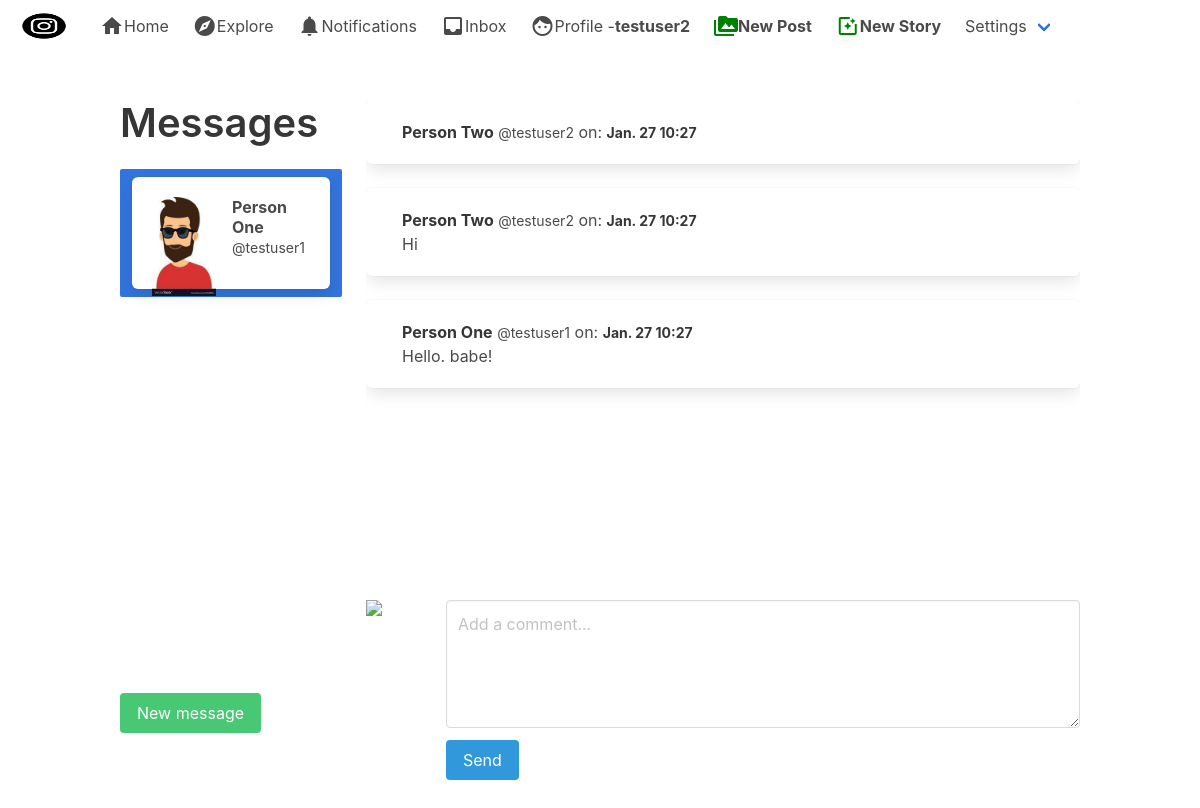
The page /direct/ (signed in) on the database its author committed.
### authy/models.py (models this page shows, shortened)
class Profile(models.Model):
	user = models.OneToOneField(User, on_delete=models.CASCADE, related_name='profile')
	first_name = models.CharField(max_length=50, null=True, blank=True)
	last_name = models.CharField(max_length=50, null=True, blank=True)
	location = models.CharField(max_length=50, null=True, blank=True)
	url = models.CharField(max_length=80, null=True, blank=True)
	profile_info = models.TextField(max_length=150, null=True, blank=True)
	created = models.DateField(auto_now_add=True)
	favorites = models.ManyToManyField(Post)
	picture = models.ImageField(upload_to=user_directory_path, blank=True, null=True, verbose_name='Picture')

### direct/models.py (models this page shows, shortened)
class Message(models.Model):
	user = models.ForeignKey(User, on_delete=models.CASCADE, related_name='user')
	sender = models.ForeignKey(User, on_delete=models.CASCADE, related_name='from_user')
	recipient = models.ForeignKey(User, on_delete=models.CASCADE, related_name='to_user')
	body = models.TextField(max_length=1000, blank=True, null=True)
	date = models.DateTimeField(auto_now_add=True)
	is_read = models.BooleanField(default=False)
	def get_messages(user):
		messages = Message.objects.filter(user=user).values('recipient').annotate(last=Max('date')).order_by('-last')
		users = []
		for message in messages:
			users.append({
				'user': User.objects.get(pk=message['recipient']),
				'last': message['last'],
				'unread': Message.objects.filter(user=user, recipient__pk=message['recipient'], is_read=False).count()
				})
		return users

### direct/views.py (the view)
# urls.py: path('', Inbox, name='inbox'),
@login_required
def Inbox(request):
	messages = Message.get_messages(user=request.user)
	active_direct = None
	directs = None
	if messages:
		message = messages[0]
		active_direct = message['user'].username
		directs = Message.objects.filter(user=request.user, recipient=message['user'])
		directs.update(is_read=True)
		for message in messages:
			if message['user'].username == active_direct:
				message['unread'] = 0
	context = {
		'directs': directs,
		'messages': messages,
		'active_direct': active_direct,
		}
	template = loader.get_template('direct/direct.html')
	return HttpResponse(template.render(context, request))

### direct/views.py (called while the page is built)
def checkDirects(request):
	directs_count = 0
	if request.user.is_authenticated:
		directs_count = Message.objects.filter(user=request.user, is_read=False).count()
	return {'directs_count':directs_count}

### notifications/views.py (called while the page is built)
def CountNotifications(request):
	count_notifications = 0
	if request.user.is_authenticated:
		count_notifications = Notification.objects.filter(user=request.user, is_seen=False).count()
	return {'count_notifications':count_notifications}

### instagram_clone/templates/direct/direct.html (shortened to what this page needs)
{% extends 'base.html' %}
{% load static %}
{% block content %}
  <div class="columns is-mobile">
  <div class="column is-one-quarter">
  <aside class="menu">
    <h1 class="title is-2">
    Messages
    </h1>
  <ul style="overflow-y: scroll; height: 500px" class="menu-list">
{% for message in messages %}
<a class="{% if active_direct == message.user.username %}is-active{% endif %}" href="{% url 'directs' message.user.username %}">
<div class="box">
  <article class="media">
    <div class="media-left">
      <figure class="image is-64x64">
          {% if message.user.profile.picture %}
            <img src="{{ message.user.profile.picture.url }}" alt="Placeholder image">
          {% else %}
            <img src="https://bulma.io/images/placeholders/96x96.png" alt="Placeholder image">
          {% endif %}
      </figure>
    </div>
    <div class="media-content">
      <div class="content">
        <p>
          <strong>{{ message.user.profile.first_name }} {{ message.user.profile.last_name }}</strong> <small>@{{ message.user.username }}</small>
        </p>
      </div>
    </div>
  </article>
</div>
</a>
{% endfor %}
  </ul>
  </aside>
<br>
<a href="{% url 'usersearch' %}" class="button is-success">New message</a>
</div>
<div class="column">
<div style="overflow-y: scroll; height: 500px">
{% for direct in directs %}
<div class="box">
  <article class="media">
    <div class="media-content">
      <div class="content">
        <p>
          <strong>{{ direct.sender.profile.first_name }} {{ direct.sender.profile.last_name }}</strong> <small>@{{ direct.sender.username }}</small> on: <strong><small>{{ direct.date|date:'N d G:i'}}</small></strong>
        </p>
        {{ direct.body }}
      </div>
    </div>
  </article>
</div>
{% endfor %}
</div>
<form role="form" method="POST" action="{% url 'send_direct' %}">
<article class="media">
  <figure class="media-left">
    <p class="image is-64x64">
      <img src="https://bulma.io/images/placeholders/128x128.png">
    </p>
  </figure>
  <div class="media-content">
    <div class="field">
      <p class="control">
        <textarea class="textarea" name="body" placeholder="Add a comment..."></textarea>
      </p>
    </div>
    <nav class="level">
      <div class="level-left">
        <div class="level-item">
          <button type="submit" name="action" class="button is-info">Send</buttom>
        </div>
      </div>
    </nav>
  </div>
</article>
</form>
</div>
</div>
{% endblock %}

### instagram_clone/templates/base.html (shortened to what this page needs)
{% load static %}
<!DOCTYPE html>
<html>
  <head>
    <link rel="stylesheet" href="{% static 'css/bulma.min.css' %}">
    <link rel="stylesheet" href="{% static 'css/style.css' %}">
  </head>
  <body>
  <nav class="navbar" role="navigation" aria-label="main navigation">
  <div class="navbar-brand">
    <a class="navbar-item" href="">
      <img src="{% static 'img/instagram_black.png' %}" width="64" height="64">
    </a>
  </div>
  <div id="navbarBasicExample" class="navbar-menu">
    <div class="navbar-start">
      <a href="{% url 'index' %}" class="navbar-item">
        <i class="material-icons">home</i>
        Home
      </a>
      <a class="navbar-item">
        <i class="material-icons">explore</i>
        Explore
      </a>
      <a href="{% url 'show-notifications' %}" class="navbar-item">
        <i class="material-icons">notifications</i>
        Notifications
      </a>
      <a href="{% url 'inbox' %}" class="navbar-item">
        <i class="material-icons">inbox</i>
        Inbox
      </a>
      <a href="{% url 'profile' request.user %}" class="navbar-item">
        <i class="material-icons">face</i>
        Profile - <strong>{{ request.user }}</strong>
      </a>
        <a href="{% url 'newpost' %}" class="navbar-item">
          <i style="color: green;" class="material-icons">perm_media</i>
          <strong>New Post</strong>
        </a>
        <a href="{% url 'newstory' %}" class="navbar-item">
          <i style="color: green;" class="material-icons">photo_filter</i>
          <strong>New Story</strong>
        </a>
      <div class="navbar-item has-dropdown is-hoverable">
        <a class="navbar-link">
          Settings
        </a>
      </div>
    </div>
  </div>
</nav>
  <section class="section">
    <div class="container">
      {% block content %}
      {% endblock %}
    </div>
  </section>
  </body>
</html>

### instagram_clone/static/css/style.css (style rules this page uses)
* { box-sizing:border-box }

### rows shown on the page
Message: sender.profile.first_name "Person", sender.profile.last_name "Two", sender.username "testuser2", date "Jan. 27 10:27"
Message: sender.profile.first_name "Person", sender.profile.last_name "Two", sender.username "testuser2", date "Jan. 27 10:27", body "Hi"
Message: sender.profile.first_name "Person", sender.profile.last_name "One", sender.username "testuser1", date "Jan. 27 10:27", body "Hello. babe!"

### other values the page prints
{{ request.user }} "testuser2"
{{ message.user.profile.first_name }} "Person"
{{ message.user.profile.last_name }} "One"
{{ message.user.username }} "testuser1"
